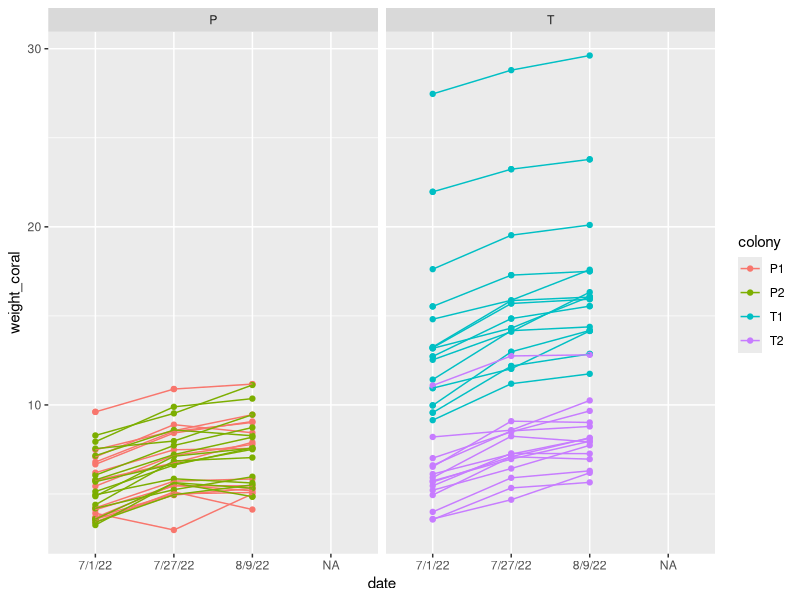

The R source for this figure: (Note: this script raises an error after producing the figure.)
library(tidyverse)
propD<-read_csv("Data/qPCR/proportionD.csv")

# Import buoyant weight data
bw_mastersheet <- read_csv("Data/Buoyant_Weight/bw_mastersheet.csv") %>%
  mutate(species = str_sub(FragID, 1, 1),
         colony = str_sub(FragID, 1, 2)) %>%
  full_join(propD)

# Create function to convert buoyant weight to dry weight based on temperature and skeletal density
bw.dw <- function(bw, temp, CoralDens) {
  StdAir <- 39.092
  StdFW <- 0.0047263 * temp + 21.474
  StdSW <- 0.0052731 * temp + 21.003
  StdDens <- 1/(1-(StdFW/StdAir))
  SWDens <- StdDens*(1-(StdSW/StdAir))
  CoralWeight <- bw/(1-(SWDens/CoralDens))
  return(CoralWeight)
}

# Remove pedestal weight, and convert coral buoyant weight to dry weight
bw_mastersheet <- bw_mastersheet %>%
  mutate(bw_coral = case_when(pedestal == 1 ~ weight - 2.308,
                              pedestal == 2 ~ weight - 2.860),
        coraldens = case_when(species == "T" ~ 2.1,                # REPLACE 2.1 WITH TURBINARIA SKELETAL DENSITY
                              species == "P" ~ 2.1),               # REPLACE 2.1 WITH POCILLOPORA SKELETAL DENSITY
     weight_coral = pmap_dbl(.l = list(bw_coral, as.numeric(temp), coraldens), ~bw.dw(..1, ..2, ..3)))
  



#############
# Plot weight over time
fig <- ggplot(bw_mastersheet, aes(x = date, y = weight_coral, 
                                  group = FragID, color = colony)) +
  geom_point() +
  geom_line() +
  facet_wrap(~species)
# Bryce: there is a row with NA for species. Track down why this is there and remove it upstream.
fig %+% filter(bw_mastersheet, !is.na(species))

# There are quite a few frags that decrease in weight between time points
# and we need to QC these. Did they break? Did they have partial mortality?
lost_weight <- bw_mastersheet %>%
  group_by(FragID) %>%
  filter(weight_coral[TimePoint == 3] < weight_coral[TimePoint == 2])

#############
# Calculate percent growth
df <- bw_mastersheet %>%
  group_by(FragID,colony, species, propD) %>%
  summarise(perc_change = (weight_coral[TimePoint == 2] - weight_coral[TimePoint == 1])/(weight_coral[TimePoint == 1])*100)
#summarise(perc_change = (weight[TimePoint == 2] -weight[TimePoint == 1])/(weight[TimePoint == 1])*100)
#group_By<- tidyverse function that uses column names (no spaces, lower case etc), to make certain cgoups 


#############
# Plot Pocillopora growth
df %>%
  filter(species == "P") %>%
  ggplot(aes(x=propD, y=perc_change, color = colony))+geom_point()#for P1 & P2

# Analyze Pocillopora
pmod <- lm(perc_change ~ propD*colony, data = filter(df, species == "P"))
anova(pmod)



#############
# Plot Turbinaria growth

df %>%
  filter(species == "T") %>%
  ggplot(aes(x=propD, y=perc_change, color = colony))+geom_point()

mod<-lm(perc_change ~ propD*colony, data = filter(df, species == "T"))
anova(mod)
